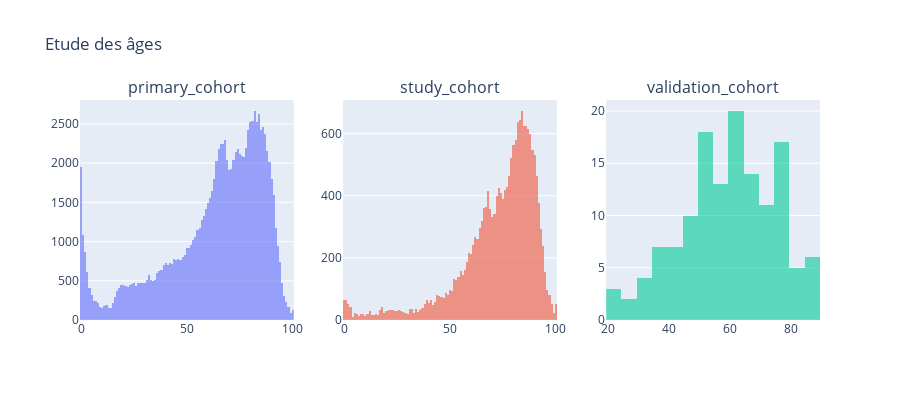
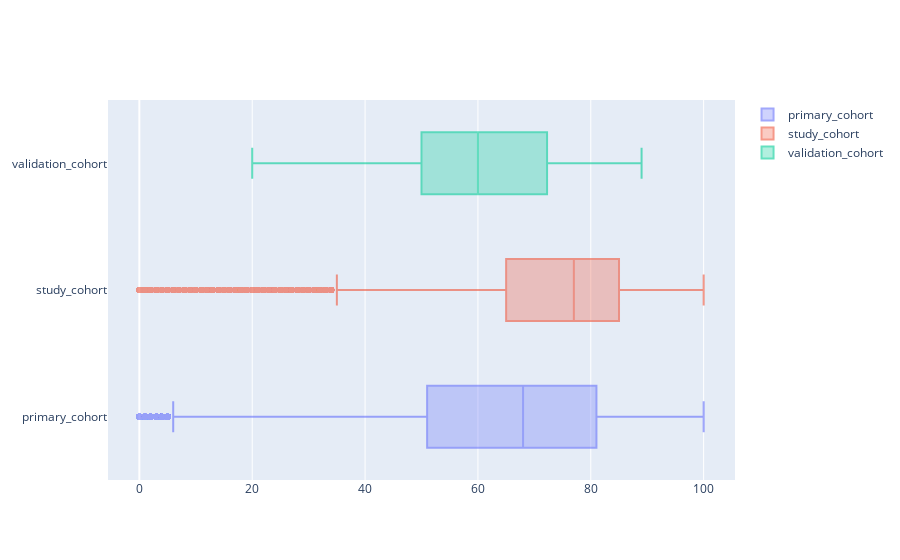

The cell these charts' notebook holds for them, in order:
### Markdown cell above
### I. 2) Répartition des ages

### Code cell
fig = make_subplots(rows=1, cols=3, subplot_titles=cohorts)

for i, cohort in enumerate(cohorts):
    fig.add_trace(
        go.Histogram(x=dict_df[cohort].age_years, name=cohort, opacity=0.6),
        row=1, col=i+1
    )


fig.update_layout(
    title="Etude des âges",
    showlegend=False,
    height=400,
    width=900
)

fig.show()

fig = go.Figure()
for cohort in cohorts:
    fig.add_trace(
        go.Box(x=dict_df[cohort].age_years, name=cohort, opacity=0.6),

    )


fig.update_layout(barmode='group')  
fig.show()

### Figure 1 — Plotly figure (JSON) as saved in the notebook; plotly's stock layout.template omitted (floating-point values rounded to 4 significant figures; data arrays with more than 128 entries replaced by an {"elided": "..."} marker saying what was removed)
{"data": [{"name": "primary_cohort", "opacity": 0.6, "type": "histogram", "x": {"elided": "110204 int values"}, "xaxis": "x", "yaxis": "y"}, {"name": "study_cohort", "opacity": 0.6, "type": "histogram", "x": {"elided": "19051 int values"}, "xaxis": "x2", "yaxis": "y2"}, {"name": "validation_cohort", "opacity": 0.6, "type": "histogram", "x": {"elided": "137 int values"}, "xaxis": "x3", "yaxis": "y3"}], "layout": {"annotations": [{"font": {"size": 16}, "showarrow": false, "text": "primary_cohort", "x": 0.1444, "xanchor": "center", "xref": "paper", "y": 1, "yanchor": "bottom", "yref": "paper"}, {"font": {"size": 16}, "showarrow": false, "text": "study_cohort", "x": 0.5, "xanchor": "center", "xref": "paper", "y": 1, "yanchor": "bottom", "yref": "paper"}, {"font": {"size": 16}, "showarrow": false, "text": "validation_cohort", "x": 0.8556, "xanchor": "center", "xref": "paper", "y": 1, "yanchor": "bottom", "yref": "paper"}], "height": 400, "showlegend": false, "title": {"text": "Etude des âges"}, "width": 900, "xaxis": {"anchor": "y", "domain": [0, 0.2889]}, "xaxis2": {"anchor": "y2", "domain": [0.3556, 0.6444]}, "xaxis3": {"anchor": "y3", "domain": [0.7111, 1]}, "yaxis": {"anchor": "x", "domain": [0, 1]}, "yaxis2": {"anchor": "x2", "domain": [0, 1]}, "yaxis3": {"anchor": "x3", "domain": [0, 1]}}}

### Figure 2 — Plotly figure (JSON) as saved in the notebook; plotly's stock layout.template omitted (floating-point values rounded to 4 significant figures; data arrays with more than 128 entries replaced by an {"elided": "..."} marker saying what was removed)
{"data": [{"name": "primary_cohort", "opacity": 0.6, "type": "box", "x": {"elided": "110204 int values"}}, {"name": "study_cohort", "opacity": 0.6, "type": "box", "x": {"elided": "19051 int values"}}, {"name": "validation_cohort", "opacity": 0.6, "type": "box", "x": {"elided": "137 int values"}}], "layout": {"barmode": "group"}}
